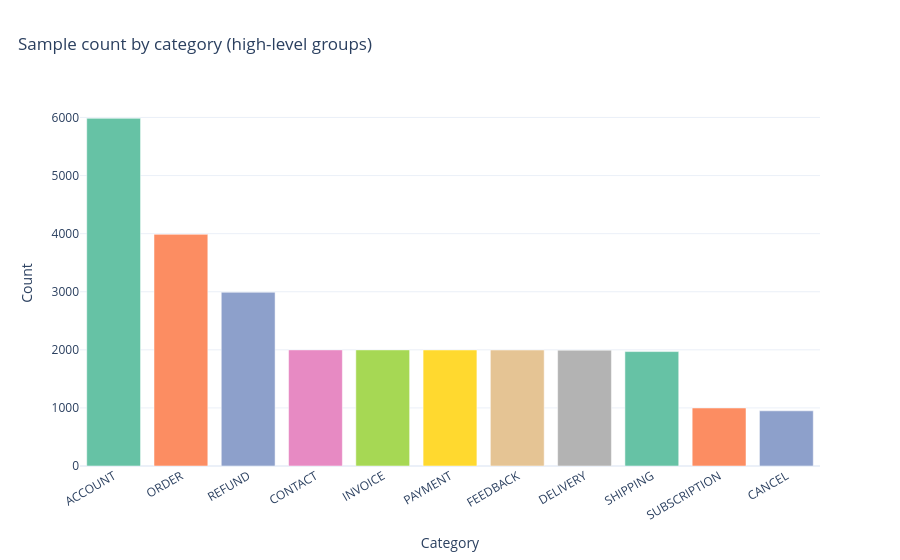

Notebook cell for this chart:
### Markdown cell above
### 3. Category Distribution
**Checking for:** How the 27 intents group into 10 high-level categories.

**Model signals:** Categories with multiple similar intents (e.g. ORDER contains cancel_order and change_order) will produce the most confusion — confirmed in the confusion matrix later.

Groups the 27 intents into their high-level category column (ACCOUNT, ORDER, REFUND, etc.) and prints counts.
11 categories: ACCOUNT (5,986) , CANCEL (950). Heavy skew at the category level because ACCOUNT contains 6 intents.

### Code cell
# =============================================================================
# CATEGORY DISTRIBUTION (10 HIGH-LEVEL GROUPS)
# =============================================================================
section("Category distribution")

cat_vc = df["category"].value_counts().reset_index() # count the occurrences of each unique value in the 'category' column and reset the index to get a DataFrame with 'category' and 'count' columns
cat_vc.columns = ["category", "count"]

fig = px.bar(
    cat_vc,
    x="category", y="count",
    title="Sample count by category (high-level groups)",
    color="category",
    color_discrete_sequence=COLORS_SEQ,
    labels={"count": "Count", "category": "Category"}
)
fig.update_layout(title_x=0.02, showlegend=False, xaxis_tickangle=-30)
fig.show()

print(cat_vc.to_string(index=False))

### Figure 1 — Plotly figure (JSON) as saved in the notebook; plotly's stock layout.template omitted (floating-point values rounded to 4 significant figures)
{"data": [{"hovertemplate": "Category=%{x}<br>Count=%{y}<extra></extra>", "legendgroup": "ACCOUNT", "marker": {"color": "rgb(102,194,165)", "pattern": {"shape": ""}}, "name": "ACCOUNT", "orientation": "v", "showlegend": true, "textposition": "auto", "type": "bar", "x": ["ACCOUNT"], "xaxis": "x", "y": [5986], "yaxis": "y"}, {"hovertemplate": "Category=%{x}<br>Count=%{y}<extra></extra>", "legendgroup": "ORDER", "marker": {"color": "rgb(252,141,98)", "pattern": {"shape": ""}}, "name": "ORDER", "orientation": "v", "showlegend": true, "textposition": "auto", "type": "bar", "x": ["ORDER"], "xaxis": "x", "y": [3988], "yaxis": "y"}, {"hovertemplate": "Category=%{x}<br>Count=%{y}<extra></extra>", "legendgroup": "REFUND", "marker": {"color": "rgb(141,160,203)", "pattern": {"shape": ""}}, "name": "REFUND", "orientation": "v", "showlegend": true, "textposition": "auto", "type": "bar", "x": ["REFUND"], "xaxis": "x", "y": [2992], "yaxis": "y"}, {"hovertemplate": "Category=%{x}<br>Count=%{y}<extra></extra>", "legendgroup": "CONTACT", "marker": {"color": "rgb(231,138,195)", "pattern": {"shape": ""}}, "name": "CONTACT", "orientation": "v", "showlegend": true, "textposition": "auto", "type": "bar", "x": ["CONTACT"], "xaxis": "x", "y": [1999], "yaxis": "y"}, {"hovertemplate": "Category=%{x}<br>Count=%{y}<extra></extra>", "legendgroup": "INVOICE", "marker": {"color": "rgb(166,216,84)", "pattern": {"shape": ""}}, "name": "INVOICE", "orientation": "v", "showlegend": true, "textposition": "auto", "type": "bar", "x": ["INVOICE"], "xaxis": "x", "y": [1999], "yaxis": "y"}, {"hovertemplate": "Category=%{x}<br>Count=%{y}<extra></extra>", "legendgroup": "PAYMENT", "marker": {"color": "rgb(255,217,47)", "pattern": {"shape": ""}}, "name": "PAYMENT", "orientation": "v", "showlegend": true, "textposition": "auto", "type": "bar", "x": ["PAYMENT"], "xaxis": "x", "y": [1998], "yaxis": "y"}, {"hovertemplate": "Category=%{x}<br>Count=%{y}<extra></extra>", "legendgroup": "FEEDBACK", "marker": {"color": "rgb(229,196,148)", "pattern": {"shape": ""}}, "name": "FEEDBACK", "orientation": "v", "showlegend": true, "textposition": "auto", "type": "bar", "x": ["FEEDBACK"], "xaxis": "x", "y": [1997], "yaxis": "y"}, {"hovertemplate": "Category=%{x}<br>Count=%{y}<extra></extra>", "legendgroup": "DELIVERY", "marker": {"color": "rgb(179,179,179)", "pattern": {"shape": ""}}, "name": "DELIVERY", "orientation": "v", "showlegend": true, "textposition": "auto", "type": "bar", "x": ["DELIVERY"], "xaxis": "x", "y": [1994], "yaxis": "y"}, {"hovertemplate": "Category=%{x}<br>Count=%{y}<extra></extra>", "legendgroup": "SHIPPING", "marker": {"color": "rgb(102,194,165)", "pattern": {"shape": ""}}, "name": "SHIPPING", "orientation": "v", "showlegend": true, "textposition": "auto", "type": "bar", "x": ["SHIPPING"], "xaxis": "x", "y": [1970], "yaxis": "y"}, {"hovertemplate": "Category=%{x}<br>Count=%{y}<extra></extra>", "legendgroup": "SUBSCRIPTION", "marker": {"color": "rgb(252,141,98)", "pattern": {"shape": ""}}, "name": "SUBSCRIPTION", "orientation": "v", "showlegend": true, "textposition": "auto", "type": "bar", "x": ["SUBSCRIPTION"], "xaxis": "x", "y": [999], "yaxis": "y"}, {"hovertemplate": "Category=%{x}<br>Count=%{y}<extra></extra>", "legendgroup": "CANCEL", "marker": {"color": "rgb(141,160,203)", "pattern": {"shape": ""}}, "name": "CANCEL", "orientation": "v", "showlegend": true, "textposition": "auto", "type": "bar", "x": ["CANCEL"], "xaxis": "x", "y": [950], "yaxis": "y"}], "layout": {"barmode": "relative", "legend": {"title": {"text": "Category"}, "tracegroupgap": 0}, "showlegend": false, "title": {"text": "Sample count by category (high-level groups)", "x": 0.02}, "xaxis": {"anchor": "y", "categoryarray": ["ACCOUNT", "ORDER", "REFUND", "CONTACT", "INVOICE", "PAYMENT", "FEEDBACK", "DELIVERY", "SHIPPING", "SUBSCRIPTION", "CANCEL"], "categoryorder": "array", "domain": [0, 1], "tickangle": -30, "title": {"text": "Category"}}, "yaxis": {"anchor": "x", "domain": [0, 1], "title": {"text": "Count"}}}}
